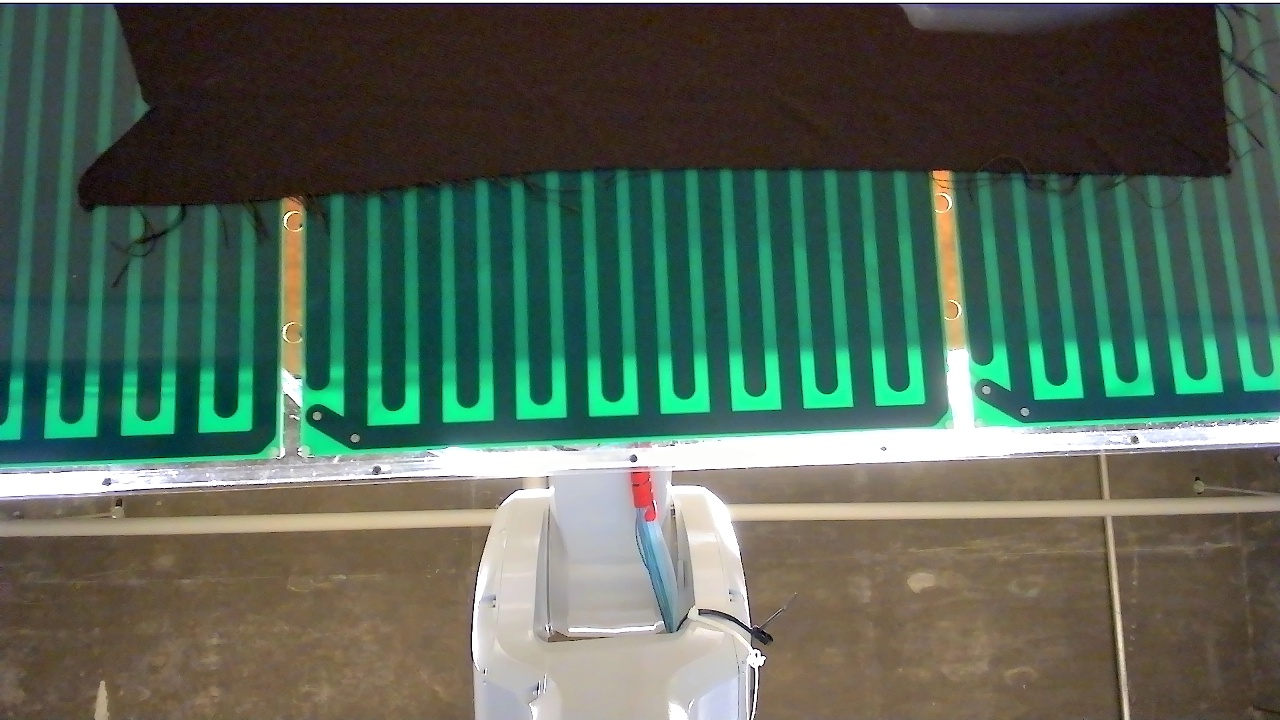
#> input picture vision_check.jpg, 1280 x 720 px
$ python match_test2.py
#> lines starting #> are read from the running program, lines starting #| are printed output that depends on the picture
import cv2, sys, yaml
from matplotlib import pyplot as plt
import numpy as np
sys.path.append('../toolbox/')
from vision import *
import time

fabric_name='PD19_016C-FR-LFT-LWR HICKEY 44'
image=cv2.imread('../vision_check.jpg',0)
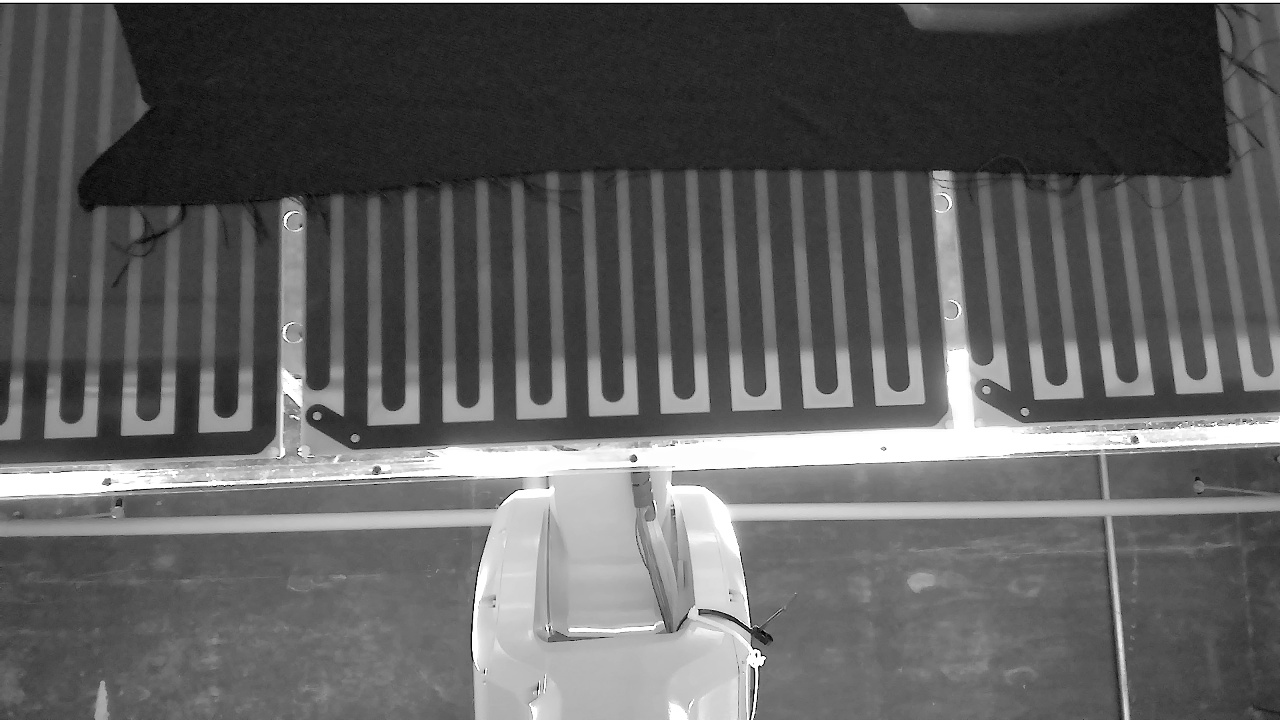
#> image: shape (720, 1280); min 0, max 255, mean 95
edge_raw=cv2.imread('../edge_raw.jpg',0)
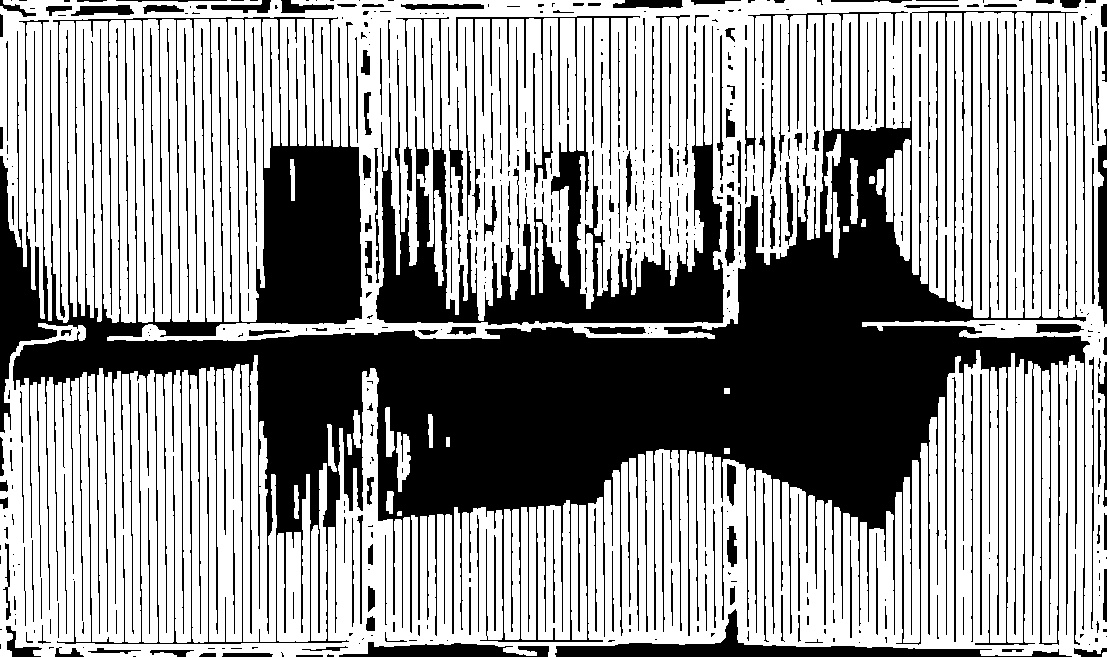
#> input picture individual_client/edge_raw.jpg, 1107 x 657 px, found by its file name
#> edge_raw is the input picture: shape (657, 1107); min 0, max 255, mean 155


with open('../client_yaml/vision.yaml') as file:
	vision_yaml = yaml.load(file, Loader=yaml.FullLoader)
with open('../client_yaml/fabric.yaml') as file:
	fabric_dimension = yaml.load(file, Loader=yaml.FullLoader)

ROI=vision_yaml['ROI']
ppu=vision_yaml['ppu']

#load template
#> (the run stopped early here; a loop or call above may not have finished)
